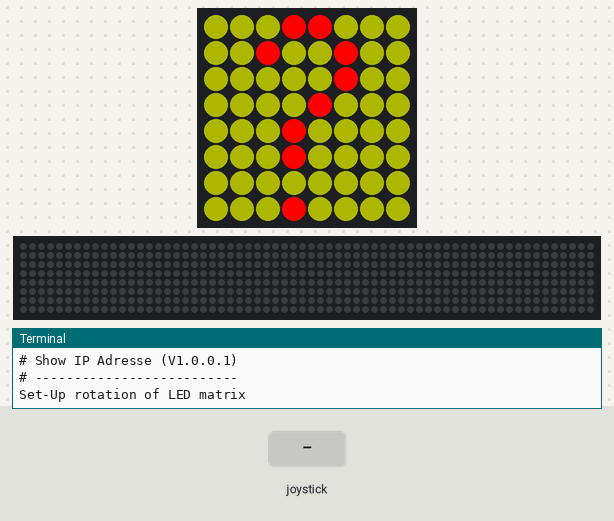
Bench run of a program on a simulated Raspberry Pi (BCM pin numbers) with a Sense HAT. Shown: the Sense HAT's 8×8 RGB LED matrix, a strip that is not on the board, showing the scrolling text unrolled, the last lines printed to the terminal. The inputs (shaded band) are chosen by the test bench. Dim RGB values are drawn brighter than linear; the 64×8 strip is a reading aid, not a part: it shows the text the matrix is scrolling, unrolled, one strip-width of it at a time.

Above: at 1.2 s.
1.3 s: joystick clicked
At 1.45 s:
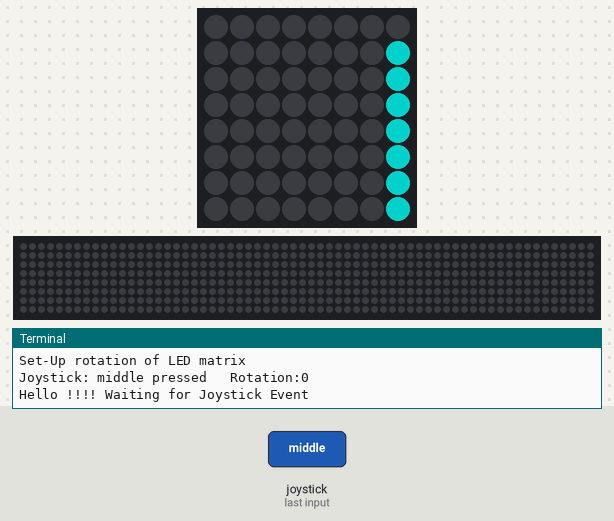
At 1.95 s:
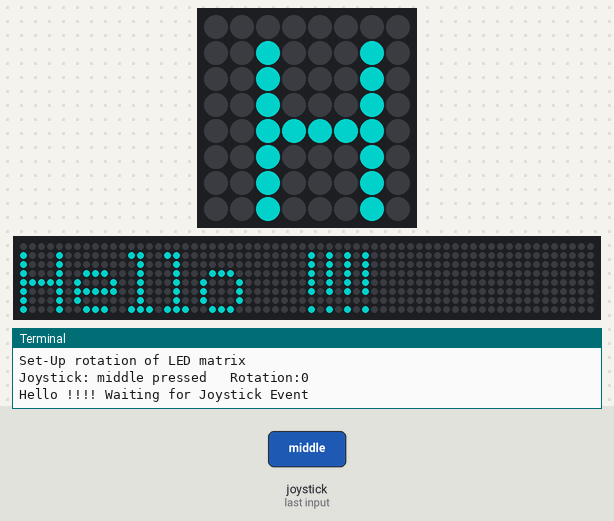

The program:

printIP.py
```python
#!/usr/bin/python

# ------------------------------------------------------------------
# Source: https://raw.githubusercontent.com/walter-rothlin/Source-Code/master/Python_Raspberry/StartUpScripts/printIP.py
#
# Description: Shows IP adress on sense_hat
#
# API Doc: https://pythonhosted.org/sense-hat/api/
#
# Autor: Walter Rothlin
#
# History:
# 30-Nov-2024   Walter Rothlin      Initial Version
# ------------------------------------------------------------------
import os
import sys

from sense_hat import SenseHat


X = [255, 0, 0]   # Red
O = [70, 70, 0]    # Yellow

question_mark = [
O, O, O, X, X, O, O, O,
O, O, X, O, O, X, O, O,
O, O, O, O, O, X, O, O,
O, O, O, O, X, O, O, O,
O, O, O, X, O, O, O, O,
O, O, O, X, O, O, O, O,
O, O, O, O, O, O, O, O,
O, O, O, X, O, O, O, O
]


sense = SenseHat()

print("\n\n")
print("# Show IP Adresse (V1.0.0.1)")
print("# --------------------------")

print(f'Set-Up rotation of LED matrix')
sense.set_pixels(question_mark)
rotation = 0
finished = False
while not finished:
    event = sense.stick.wait_for_event(emptybuffer=True)
    print(f'Joystick: {event.direction} {event.action}   Rotation:{rotation}')
    if (event.direction == "middle"):
        finished = True
    elif event.action == 'pressed':
        rotation += 90
        rotation = rotation % 360
        sense.set_rotation(rotation)

name    = "!!!!"
vorname = "Waiting for Joystick Event"
displayMsg = "Hello " + name + " " + vorname

print(displayMsg)
sense.show_message(displayMsg, text_colour=(0, 125, 125))


finished = False
while not finished:
    sense.set_pixels(question_mark)

    event = sense.stick.wait_for_event(emptybuffer=True)
    print(f'Joystick: {event.direction} {event.action}')
    if (event.direction == "middle"):
        finished = True
    elif (event.direction == "left"):
        myHostname = os.popen('/bin/hostname').read().strip()
        print("  Hostname:" + myHostname + "::")
        sense.show_message(str(myHostname), text_colour=(125, 125, 0))

    ipArray = os.popen('/bin/hostname -I').read().strip().split(" ")
    for ip in ipArray:
        ipStr = str(ip).strip('\r\n')
        print("  IP:" + ipStr + "::")
        sense.show_message(str(ipStr), text_colour=(125, 125, 125))

    sense.clear()   # clear LED matrix

sense.show_message("Done & Closed!!!", text_colour=(0, 125, 125))
```

Measured:
- after the input at 1.3 s, the LEDs: first change at once (image 1 shows a later state)
